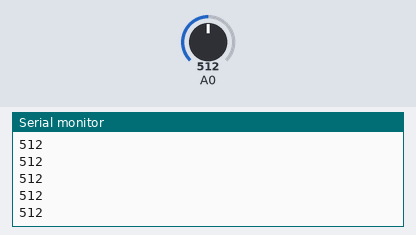
Simulated run of this sketch. Board: Arduino Uno, built with avr-gcc and run on an emulated ATmega328P. Shown: the last lines printed to the serial monitor. The test bench sets the inputs (shaded band); at power-on: A0 = 512.

Above: at 1.2 s.
1.3 s: A0 set to 716
At 1.8 s:
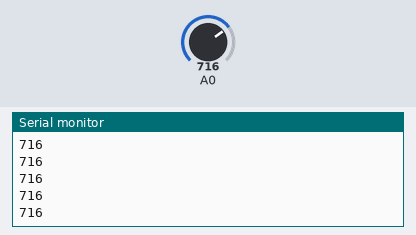
2.8 s: A0 set to 900
At 3.7 s:
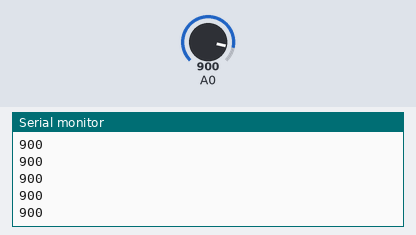
Timing chart, 0 to 5.8 s (numbered marks = the images above; inputs shaded):
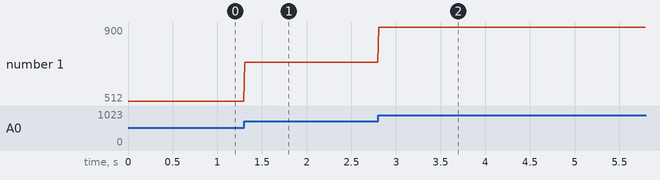

The sketch:

9-1.ino
```cpp
// #include "Robot.h"

void setup() {
 Serial.begin(9600);
 // BT.begin(115200);
}

void loop() {
int Sound_val;

 Sound_val= analogRead(A0);
 Serial.println(Sound_val);
 delay(10);
}
```

Measured:
- after the input at 1.3 s, the serial monitor: prints a new line at once (image 1)
- after the input at 2.8 s, the serial monitor: prints a new line at once (image 2)
- plotted number 1: 512 → 716 after the input at 1.3 s, 716 → 900 after the input at 2.8 s
